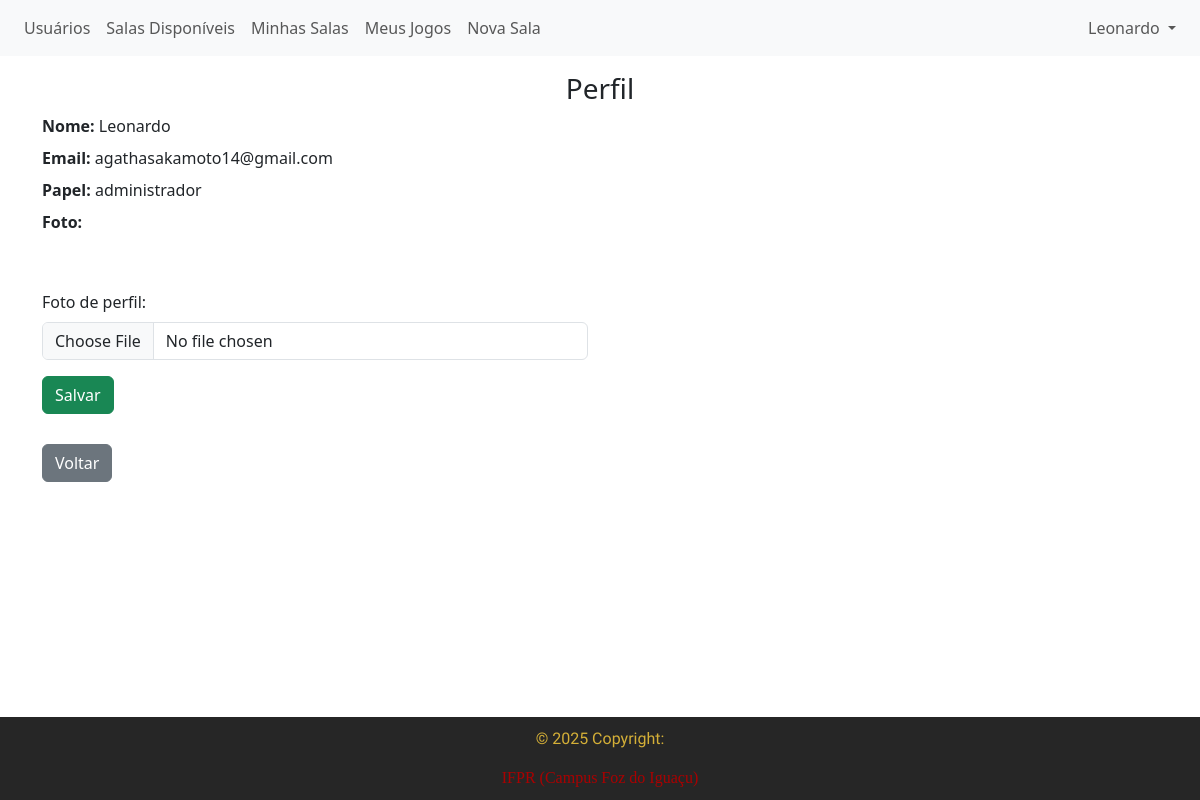
Page /app/controller/PerfilController.php?action=view (signed in) on the committed database.
### tables this page shows
CREATE TABLE IF NOT EXISTS `usuarios` (
    `id` INT NOT NULL AUTO_INCREMENT,
    `papel` ENUM('jogador', 'administrador') NOT NULL,
    `nome` VARCHAR(100) NOT NULL,
    `apelido` VARCHAR(50) NULL DEFAULT NULL,
    `email` VARCHAR(100) NOT NULL,
    `telefone` VARCHAR(20) NULL DEFAULT NULL,
    `data_nascimento` DATE NOT NULL,
    `senha` VARCHAR(255) NOT NULL,
    `foto` VARCHAR(255) NULL,
    PRIMARY KEY (`id`),
    UNIQUE INDEX `email_unique` (`email` ASC),
    UNIQUE INDEX `apelido_unique` (`apelido` ASC)
);

### app/controller/PerfilController.php (called while the page is built, shortened)
<?php
require_once(__DIR__ . "/../dao/UsuarioDAO.php");
class PerfilController extends Controller
{
    private UsuarioDAO $usuarioDao;
    public function __construct()
    {
        $this->usuarioDao = new UsuarioDAO();
        $this->handleAction();
    }
    protected function view()
    {
        $idUsuarioLogado = $this->getIdUsuarioLogado();
        $usuario = $this->usuarioDao->findById($idUsuarioLogado);
        $dados['usuario'] = $usuario;
        $this->loadView("perfil/perfil.php", $dados);
    }
}
new PerfilController();

### app/model/Usuario.php (called while the page is built, shortened)
<?php
class Usuario
{
    private ?string $papel;
    private ?string $nome;
    private ?string $email;
    public function getPapel(): ?string
    {
        return $this->papel;
    }
    public function setPapel(?string $papel): self
    {
        $this->papel = $papel;
        return $this;
    }
    public function getNome(): ?string
    {
        return $this->nome;
    }
    public function setNome(?string $nome): self
    {
        $this->nome = $nome;
        return $this;
    }
    public function getEmail(): ?string
    {
        return $this->email;
    }
    public function setEmail(?string $email): self
    {
        $this->email = $email;
        return $this;
    }
}

### app/dao/UsuarioDAO.php (called while the page is built, shortened)
<?php
include_once(__DIR__ . "/../model/Usuario.php");
class UsuarioDAO
{
    public function findById(int $id)
    {
        $conn = Connection::getConn();
        $sql = "SELECT * FROM usuarios u" .
            " WHERE u.id = ?";
        $stm = $conn->prepare($sql);
        $stm->execute([$id]);
        $result = $stm->fetchAll();
        $usuarios = $this->mapUsuarios($result);
        if (count($usuarios) == 1)
            return $usuarios[0];
        elseif (count($usuarios) == 0)
            return null;
        die("UsuarioDAO.findById()" .
            " - Erro: mais de um usuário encontrado.");
    }
    private function mapUsuarios($result)
    {
        $usuarios = array();
        foreach ($result as $reg) {
            $usuario = new Usuario();
            $usuario->setId($reg['id']);
            $usuario->setPapel($reg['papel']);
            $usuario->setNome($reg['nome']);
            $usuario->setApelido($reg['apelido']);
            $usuario->setEmail($reg['email']);
            $usuario->setTelefone($reg['telefone']);
            $usuario->setDataNascimento($reg['data_nascimento']);
            $usuario->setSenha($reg['senha']);
            $usuario->setFoto($reg['foto']);
            array_push($usuarios, $usuario);
        }
        return $usuarios;
    }
}

### app/view/perfil/perfil.php (the view, shortened to what this page needs)
<?php
require_once(__DIR__ . "/../include/header.php");
require_once(__DIR__ . "/../include/menu.php");
?>
<link rel="stylesheet" href="<?= BASEURL ?>/view/css/perfil.css">
<h3 class="text-center">
    Perfil
</h3>
<div class="container">
    <div class="row mt-2">
        <div class="col-12 mb-2">
            <span class="fw-bold">Nome:</span>
            <span><?= $dados['usuario']->getNome() ?></span>
        </div>
        <div class="col-12 mb-2">
            <span class="fw-bold">Email:</span>
            <span><?= $dados['usuario']->getEmail() ?></span>
        </div>
        <div class="col-12 mb-2">
            <span class="fw-bold">Papel:</span>
            <span><?= $dados['usuario']->getPapel() ?></span>
        </div>
        <div class="col-12 mb-2">
            <div class="fw-bold">Foto:</div>
        </div>
    </div>
    <div class="row mt-5">
        <div class="col-6">
            <form id="frmUsuario" method="POST"
                action="<?= BASEURL ?>/controller/PerfilController.php?action=save"
                enctype="multipart/form-data">
                <div class="mb-3">
                    <label class="form-label" for="txtFoto">Foto de perfil: </label>
                    <input class="form-control" type="file"
                        id="txtFoto" name="foto" />
                </div>
                <div class="mt-3">
                    <button type="submit" class="btn btn-success">Salvar</button>
                </div>
            </form>
        </div>
        <div class="col-6">
        </div>
    </div>
    <div class="row" style="margin-top: 30px;">
        <div class="col-12">
            <a class="btn btn-secondary"
                href="<?= BASEURL ?>/controller/UsuarioController.php?action=list">Voltar</a>
        </div>
    </div>
</div>
<?php
require_once(__DIR__ . "/../include/footer.php");
?>

### rows in the picture
usuarios: nome "Leonardo", email "agathasakamoto14@gmail.com", papel "administrador"

### other values in the picture
$nome "Leonardo"
